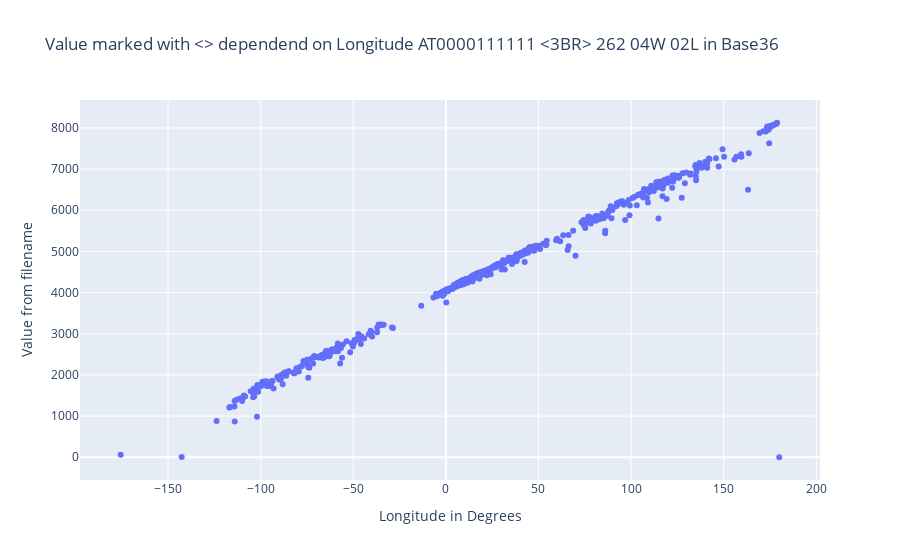

The cell this chart's notebook holds for it:
### Code cell
fig = px.scatter(
    df,
    x="maxLon",
    y="f1",
    title="Value marked with <> dependend on Longitude AT0000111111 <3BR> 262 04W 02L in Base36",
    hover_name="name",
    hover_data=["maxLon", "f1"],
    labels={
        "f1": "Value from filename",
        "maxLon": "Longitude in Degrees",
    },
)
fig.write_html("f1-maxLon.html")
fig.show()

### Figure 1 — Plotly figure (JSON) as saved in the notebook; plotly's stock layout.template omitted (floating-point values rounded to 4 significant figures; data arrays with more than 128 entries replaced by an {"elided": "..."} marker saying what was removed)
{"data": [{"hovertemplate": "<b>%{hovertext}</b><br><br>Longitude in Degrees=%{x}<br>Value from filename=%{y}<extra></extra>", "hovertext": {"elided": "626 str values"}, "legendgroup": "", "marker": {"color": "#636efa", "symbol": "circle"}, "mode": "markers", "name": "", "orientation": "v", "showlegend": false, "type": "scatter", "x": {"elided": "626 float values"}, "xaxis": "x", "y": {"elided": "626 int values"}, "yaxis": "y"}], "layout": {"legend": {"tracegroupgap": 0}, "title": {"text": "Value marked with <> dependend on Longitude AT0000111111 <3BR> 262 04W 02L in Base36"}, "xaxis": {"anchor": "y", "domain": [0, 1], "title": {"text": "Longitude in Degrees"}}, "yaxis": {"anchor": "x", "domain": [0, 1], "title": {"text": "Value from filename"}}}}
